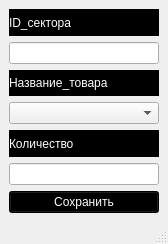
<?xml version="1.0" encoding="UTF-8"?>
<ui version="4.0">
 <class>save_sklad</class>
 <widget class="QMainWindow" name="save_sklad">
  <property name="geometry">
   <rect>
    <x>0</x>
    <y>0</y>
    <width>168</width>
    <height>244</height>
   </rect>
  </property>
  <property name="windowTitle">
   <string>Сохранение</string>
  </property>
  <widget class="QWidget" name="centralwidget">
   <layout class="QVBoxLayout" name="verticalLayout">
    <item>
     <widget class="QLabel" name="label">
      <property name="styleSheet">
       <string notr="true">font: 11pt &quot;Times New Roman&quot;;
background-color: rgb(0, 0, 0);
color: rgb(255, 255, 255);</string>
      </property>
      <property name="text">
       <string>ID_сектора</string>
      </property>
     </widget>
    </item>
    <item>
     <widget class="QLineEdit" name="lineEdit">
      <property name="styleSheet">
       <string notr="true">font: 11pt &quot;Times New Roman&quot;;</string>
      </property>
     </widget>
    </item>
    <item>
     <widget class="QLabel" name="label_2">
      <property name="styleSheet">
       <string notr="true">font: 11pt &quot;Times New Roman&quot;;
background-color: rgb(0, 0, 0);
color: rgb(255, 255, 255);</string>
      </property>
      <property name="text">
       <string>Название_товара</string>
      </property>
     </widget>
    </item>
    <item>
     <widget class="QComboBox" name="comboBox">
      <property name="styleSheet">
       <string notr="true">font: 11pt &quot;Times New Roman&quot;;</string>
      </property>
     </widget>
    </item>
    <item>
     <widget class="QLabel" name="label_3">
      <property name="styleSheet">
       <string notr="true">font: 11pt &quot;Times New Roman&quot;;
background-color: rgb(0, 0, 0);
color: rgb(255, 255, 255);</string>
      </property>
      <property name="text">
       <string>Количество</string>
      </property>
     </widget>
    </item>
    <item>
     <widget class="QLineEdit" name="lineEdit_3">
      <property name="styleSheet">
       <string notr="true">font: 11pt &quot;Times New Roman&quot;;</string>
      </property>
     </widget>
    </item>
    <item>
     <widget class="QPushButton" name="save">
      <property name="styleSheet">
       <string notr="true">width: 50px;
font: 75 14pt &quot;Times New Roman&quot;;
background-color: rgb(0, 0, 0);
color: rgb(255, 255, 255);</string>
      </property>
      <property name="text">
       <string>Сохранить</string>
      </property>
     </widget>
    </item>
   </layout>
  </widget>
  <widget class="QMenuBar" name="menubar">
   <property name="geometry">
    <rect>
     <x>0</x>
     <y>0</y>
     <width>168</width>
     <height>21</height>
    </rect>
   </property>
  </widget>
  <widget class="QStatusBar" name="statusbar"/>
 </widget>
 <resources/>
 <connections/>
</ui>
